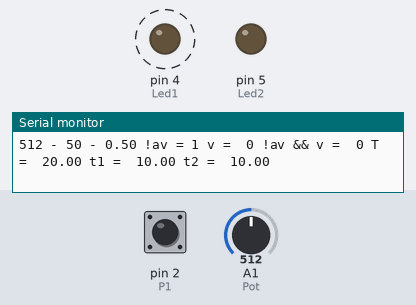
This sketch was run on a simulated Arduino Uno, built with avr-gcc and run on an emulated ATmega328P. Parts: output pins drawn as LEDs (lit = HIGH), the last lines printed to the serial monitor. Dashed ring = blinking. The test bench sets the inputs (shaded band); at power-on: A1 (Pot) = 512, pin 2 (P1) HIGH.

Above: at 0.98 s.
1.3 s: A1 (Pot) set to 153
4.3 s: A1 (Pot) set to 144
7.3 s: A1 (Pot) set to 122
10.3 s: A1 (Pot) set to 113
13.3 s: pin 2 (P1) pulsed LOW 2 times (0.12 s each, 0.3 s apart)
16.9 s: pin 2 (P1) pulsed LOW 5 times (0.12 s each, 0.3 s apart)
At 18.75 s:
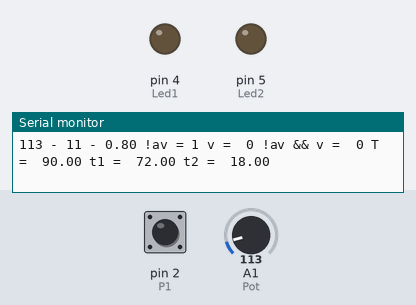
Timing chart, 0 to 22.4 s (numbered marks = the images above; inputs shaded):
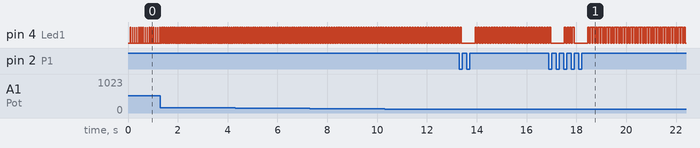

The sketch:

RC.ino
```cpp
#define Pot A1 // patte de lecture du curseur du potentiometre
#define Max 1023 // valeur maximale lue
#define Min 0 // valeur minimale lue
#define Fmax 100 // valeur maximale de la fréquence
#define Fmin 1 // valeur minimale de la fréquence
#define Val_Pot analogRead(Pot)
#define Led1 4 // actif a 1
#define Led1On digitalWrite(Led1, HIGH)
#define Led1Off digitalWrite(Led1, LOW)
#define Led2 5 // actif a 1
#define Led2On digitalWrite(Led2, HIGH)
#define Led2Off digitalWrite(Led2, LOW)
#define P1 2
#define Pous1On (digitalRead (P1)==0)//actif a 0V
#define Pous1Off (digitalRead (P1)==1)//actif a 5V
void setup(){
  pinMode (Led1, OUTPUT);
  pinMode (Led2, OUTPUT);
  pinMode (P1, INPUT);
  Serial.begin(9600);
 }
double SRC(5); // Sélection du rapport cyclique
double RC; // Rapport cyclique
byte RF(1); // Réglage de la fréquence
double T; // Période
double t1; //
double t2;
int v; // Initialisation v pour détection du flanc montant du bouton poussoir
int av=Pous1On;// Initialisation av (ancienne valeur) pour détection du flanc montant du bouton poussoir
void loop() {
  Serial.print (Val_Pot);
  Serial.print (" - ");
  Serial.print (RF);
  Serial.print (" - ");
  Serial.print (RC);
  Serial.print (" !av = ");
  Serial.print (!av);
  Serial.print (" v =  ");
  Serial.print (v);
  Serial.print (" !av && v =  ");
  Serial.print (!av && v);
  Serial.print (" T =  ");
  Serial.print (T);
  Serial.print (" t1 =  ");
  Serial.print (t1);
  Serial.print (" t2 =  ");
  Serial.println (t2);
  RF=map(Val_Pot, Min, Max, Fmin, Fmax);
  T=1000/RF;
  t1=T*RC;
  t2=T-t1;
  // détection flanc montant de P1
  v=Pous1On;
  if(av && !v) {SRC++; delay(500);}
  av=v;
  if(SRC==10) {SRC=0;}
  RC=SRC/10;
  if (RC==0) {RC=0.1;}
  Led1On;
  delay (t1);
  Led1Off;
  delay(t2);
}
```
